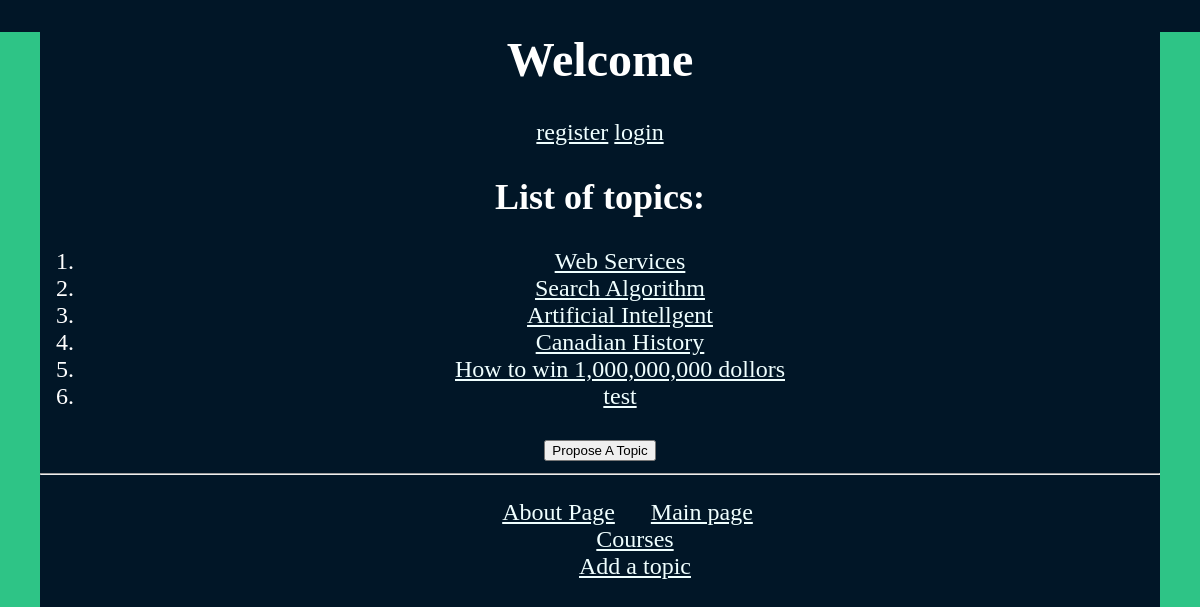
Screenshot of /myapp/topic/ with the database file from the repository.
### myapp/models.py (models this page shows, shortened)
class Topic(models.Model):
    subject = models.CharField(max_length=100, unique=True)
    intro_course = models.BooleanField(default=True)
    TIME_CHOICES = (
        (0, 'No preference'),
        (1, 'Morning'),
        (2, 'Afternoon'),
        (3, 'Evening')
    )
    time = models.IntegerField(default=0, choices=TIME_CHOICES)
    num_responses = models.IntegerField(default=0)
    avg_age =models.IntegerField(default=20)

### myapp/views.py (the view)
def topiclist(request):
    topiclist = Topic.objects.all()[:10]
    return render(request, 'myapp/topic.html', {'topiclist': topiclist})

### myapp/templates/myapp/topic.html (shortened to what this page needs)
{% extends 'myapp/base.html' %}
{% block body_block %}
    {%  if topiclist %}
        <h2>List of topics:</h2>
             <ol>
            {%  for topic in topiclist %}
                  <li><a href="/myapp/topic/{{ topic.subject }}" >{{ topic.subject }} </a></li>
            {%  endfor %}
             </ol>
    {% else%}
        <strong> There are no available topics!</strong>
    {%  endif %}
        <form action={% url 'myapp:addtopic'%} method='post'>
              <input type="submit" value="Propose A Topic" />
        </form>
{% endblock %}

### myapp/static/myapp/styling.css (style rules this page uses)
body { font-family: 'Roboto Slab', serif; font-size: 1.5em; background-color: #011627; color: white; text-align: center; border: 40px solid #2EC486; border-top: 0; margin: 0; }
a { color:azure; }

### rows the page displays
Topic: subject "Web Services"
Topic: subject "Search Algorithm"
Topic: subject "Artificial Intellgent"
Topic: subject "Canadian History"
Topic: subject "How to win 1,000,000,000 dollors"
Topic: subject "test"
